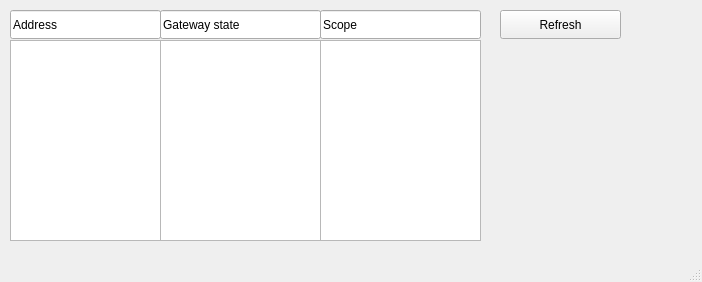
<?xml version="1.0" encoding="UTF-8"?>
<ui version="4.0">
 <class>MainWindow</class>
 <widget class="QMainWindow" name="MainWindow">
  <property name="geometry">
   <rect>
    <x>0</x>
    <y>0</y>
    <width>702</width>
    <height>282</height>
   </rect>
  </property>
  <property name="windowTitle">
   <string>Next hops</string>
  </property>
  <widget class="QWidget" name="centralwidget">
   <widget class="QPushButton" name="refreshButton">
    <property name="geometry">
     <rect>
      <x>500</x>
      <y>10</y>
      <width>121</width>
      <height>29</height>
     </rect>
    </property>
    <property name="text">
     <string>Refresh</string>
    </property>
   </widget>
   <widget class="QListWidget" name="addressField">
    <property name="geometry">
     <rect>
      <x>10</x>
      <y>40</y>
      <width>151</width>
      <height>201</height>
     </rect>
    </property>
   </widget>
   <widget class="QLineEdit" name="package_2">
    <property name="geometry">
     <rect>
      <x>10</x>
      <y>10</y>
      <width>151</width>
      <height>29</height>
     </rect>
    </property>
    <property name="text">
     <string>Address</string>
    </property>
   </widget>
   <widget class="QListWidget" name="gwField">
    <property name="geometry">
     <rect>
      <x>160</x>
      <y>40</y>
      <width>161</width>
      <height>201</height>
     </rect>
    </property>
   </widget>
   <widget class="QLineEdit" name="version_2">
    <property name="geometry">
     <rect>
      <x>160</x>
      <y>10</y>
      <width>161</width>
      <height>29</height>
     </rect>
    </property>
    <property name="text">
     <string>Gateway state</string>
    </property>
   </widget>
   <widget class="QLineEdit" name="version_3">
    <property name="geometry">
     <rect>
      <x>320</x>
      <y>10</y>
      <width>161</width>
      <height>29</height>
     </rect>
    </property>
    <property name="text">
     <string>Scope</string>
    </property>
   </widget>
   <widget class="QListWidget" name="scopeField">
    <property name="geometry">
     <rect>
      <x>320</x>
      <y>40</y>
      <width>161</width>
      <height>201</height>
     </rect>
    </property>
   </widget>
  </widget>
  <widget class="QStatusBar" name="statusbar"/>
 </widget>
 <resources/>
 <connections/>
</ui>
